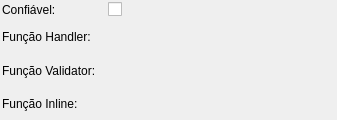
<?xml version="1.0" encoding="UTF-8"?>
<ui version="4.0">
 <class>LinguagemWidget</class>
 <widget class="QWidget" name="LinguagemWidget">
  <property name="geometry">
   <rect>
    <x>0</x>
    <y>0</y>
    <width>337</width>
    <height>120</height>
   </rect>
  </property>
  <property name="minimumSize">
   <size>
    <width>0</width>
    <height>0</height>
   </size>
  </property>
  <property name="windowTitle">
   <string>Form</string>
  </property>
  <layout class="QGridLayout" name="linguagem_grid">
   <property name="margin">
    <number>2</number>
   </property>
   <property name="spacing">
    <number>6</number>
   </property>
   <item row="0" column="0">
    <widget class="QLabel" name="confiavel_lbl">
     <property name="sizePolicy">
      <sizepolicy hsizetype="Fixed" vsizetype="Preferred">
       <horstretch>0</horstretch>
       <verstretch>0</verstretch>
      </sizepolicy>
     </property>
     <property name="minimumSize">
      <size>
       <width>100</width>
       <height>0</height>
      </size>
     </property>
     <property name="text">
      <string>Confiável:</string>
     </property>
    </widget>
   </item>
   <item row="0" column="1">
    <widget class="QCheckBox" name="confiavel_chk">
     <property name="text">
      <string/>
     </property>
    </widget>
   </item>
   <item row="1" column="0">
    <widget class="QLabel" name="func_handler_lbl">
     <property name="sizePolicy">
      <sizepolicy hsizetype="Fixed" vsizetype="Preferred">
       <horstretch>0</horstretch>
       <verstretch>0</verstretch>
      </sizepolicy>
     </property>
     <property name="minimumSize">
      <size>
       <width>100</width>
       <height>0</height>
      </size>
     </property>
     <property name="text">
      <string>Função Handler:</string>
     </property>
    </widget>
   </item>
   <item row="2" column="0">
    <widget class="QLabel" name="func_validator_lbl">
     <property name="sizePolicy">
      <sizepolicy hsizetype="Fixed" vsizetype="Preferred">
       <horstretch>0</horstretch>
       <verstretch>0</verstretch>
      </sizepolicy>
     </property>
     <property name="minimumSize">
      <size>
       <width>100</width>
       <height>0</height>
      </size>
     </property>
     <property name="text">
      <string>Função Validator:</string>
     </property>
    </widget>
   </item>
   <item row="3" column="0">
    <widget class="QLabel" name="func_inline_lbl">
     <property name="sizePolicy">
      <sizepolicy hsizetype="Fixed" vsizetype="Preferred">
       <horstretch>0</horstretch>
       <verstretch>0</verstretch>
      </sizepolicy>
     </property>
     <property name="minimumSize">
      <size>
       <width>100</width>
       <height>0</height>
      </size>
     </property>
     <property name="text">
      <string>Função Inline:</string>
     </property>
    </widget>
   </item>
  </layout>
 </widget>
 <resources/>
 <connections/>
</ui>
